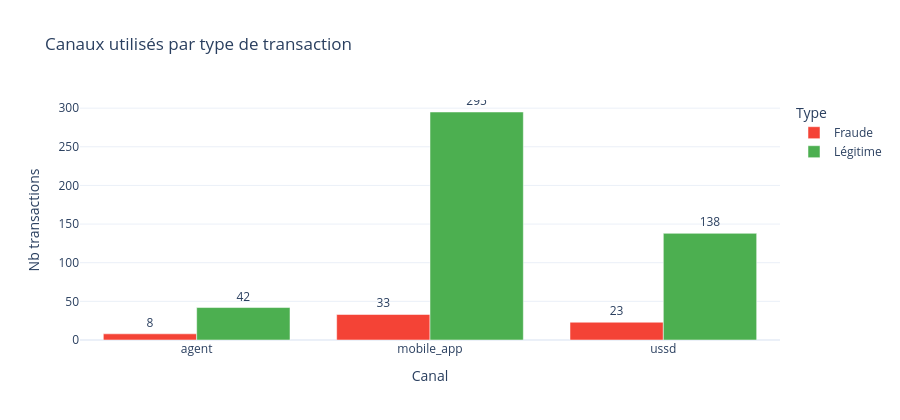

This figure's notebook cell:
### Code cell
# Canaux de transaction
canal_df = tx.groupby(['canal', 'type']).size().reset_index(name='nb')

fig = px.bar(canal_df, x='canal', y='nb', color='type', barmode='group', text='nb',
             color_discrete_map={'Légitime': LEGIT, 'Fraude': FRAUD},
             title='Canaux utilisés par type de transaction',
             labels={'canal': 'Canal', 'nb': 'Nb transactions', 'type': 'Type'})
fig.update_traces(textposition='outside')
fig.update_layout(height=420)
fig.show()

### Figure 1 — Plotly figure (JSON) as saved in the notebook; plotly's stock layout.template omitted (floating-point values rounded to 4 significant figures)
{"data": [{"alignmentgroup": "True", "hovertemplate": "Type=Fraude<br>Canal=%{x}<br>Nb transactions=%{text}<extra></extra>", "legendgroup": "Fraude", "marker": {"color": "#F44336", "pattern": {"shape": ""}}, "name": "Fraude", "offsetgroup": "Fraude", "orientation": "v", "showlegend": true, "text": [8.0, 33.0, 23.0], "textposition": "outside", "type": "bar", "x": ["agent", "mobile_app", "ussd"], "xaxis": "x", "y": [8, 33, 23], "yaxis": "y"}, {"alignmentgroup": "True", "hovertemplate": "Type=Légitime<br>Canal=%{x}<br>Nb transactions=%{text}<extra></extra>", "legendgroup": "Légitime", "marker": {"color": "#4CAF50", "pattern": {"shape": ""}}, "name": "Légitime", "offsetgroup": "Légitime", "orientation": "v", "showlegend": true, "text": [42.0, 295.0, 138.0], "textposition": "outside", "type": "bar", "x": ["agent", "mobile_app", "ussd"], "xaxis": "x", "y": [42, 295, 138], "yaxis": "y"}], "layout": {"barmode": "group", "height": 420, "legend": {"title": {"text": "Type"}, "tracegroupgap": 0}, "title": {"text": "Canaux utilisés par type de transaction"}, "xaxis": {"anchor": "y", "domain": [0, 1], "title": {"text": "Canal"}}, "yaxis": {"anchor": "x", "domain": [0, 1], "title": {"text": "Nb transactions"}}}}
